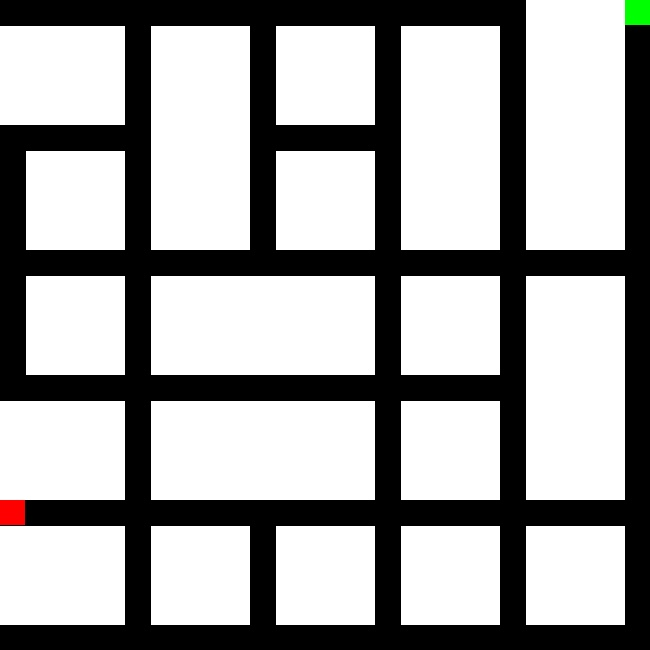
#> input picture eyantra/CS_Task2_Experiments/test_images/test_image4.jpg, 650 x 650 px, found by its file name
$ python 'final (copy).py'   (Python 2 division)   (older library calls are emulated)
#> lines starting #> are read from the running program, lines starting #| are printed output that depends on the picture; after the words box and inside, x2 and y2 are one past the last pixel; in counts of white or black regions, pixels touching at a corner belong together
# -*- coding: cp1252 -*-
import numpy as np
import cv2

#####################################################################
## Experiment 1
#####################################################################

def divide_into_roi(img,direction,n):
    	'''
    	* Function Name: divide_into_roi
    	* Input: img -- First test image (test_image1)
             direction -- 0=horizontal and 1=vertical
             n -- number of ROIs (1, 2, 3 or 4)
    	* Output: roi - a list containing the ROIs that the image has been split into
    	* Example Call: divide_into_roi(img,0,2) >>> roi = [roi1, roi2]
    	'''
    	#add your code here
	roi=list();
	h,w,c=img.shape;
	x=0;
	y=0;
	k=0;
	if(direction==0):
		k=(w/n);
		y=k;
		for i in range(0,n):
			ii=img[:,x:y,:]
			roi.append(ii);
			x+=k;
			y+=k;
	else:
		k=(h/n);
		y=k;
		for i in range(0,n):
			ii=img[x:y,:,:];
			roi.append(ii);
			x+=k;
			y+=k;
	return	roi;


#####################################################################
## Experiment 2
#####################################################################

def coins_contours(img):
    	'''
    	* Function Name: coins_contours
    	* Input: img -- First test image (test_image1)
    	* Output: a window named "Image" will pop up showing red contours around the coins
              contours - a list containing the contours around the coins
    	'''
    	#add your code here
	out=img.copy();
	gray=cv2.cvtColor(img,cv2.COLOR_BGR2GRAY)

	gray_blur = cv2.GaussianBlur(img, (15, 15), 0)
	lower=np.array([30,150,180])#bgr
	upper=np.array([150,250,255])

	shapeMask=cv2.inRange(img,lower,upper)
	img_cpy=shapeMask.copy();

	gray_blur = cv2.GaussianBlur(img_cpy, (15, 15), 0)
	thresh = cv2.adaptiveThreshold(gray_blur, 255, cv2.ADAPTIVE_THRESH_GAUSSIAN_C,cv2.THRESH_BINARY_INV, 11, 1)

	cont_img = thresh.copy()


	_,carray, hierarchy = cv2.findContours(cont_img, cv2.RETR_EXTERNAL,cv2.CHAIN_APPROX_NONE)
	contours=list();
	for i in range(0,len(carray)):
		a=cv2.contourArea(carray[i]);
		if(a>1000):
			cv2.drawContours(img, carray, i, (0,0,255), 3)
			contours.append(carray[i]);
			#contours.remove(i);
	#cv2.imshow("image",img);
	#cv2.waitKey(0);
    	return(contours)


#####################################################################
## Experiment 3
#####################################################################

def find_gold_coins(img):
    	'''
    	* Function Name: find_gold_coins
    	* Input: img -- a test image
    	* Output: mines_cont_gc -- a list used to store mines containing gold coins
    	* Example Call: print find_gold_coins(img)

                    [[1,6],[2,7],[4],[5],[8,9,10,15,20]]
    	'''
    	#add your code here
	mp=dict();
	mp[(26,26)]=1;
	mp[(26,151)]=2;
	mp[(26,276)]=3;
	mp[(26,401)]=4;
	mp[(26,526)]=5;
	mp[(151,26)]=6;
	mp[(151,151)]=7;
	mp[(151,276)]=8;
	mp[(151,401)]=9;
	mp[(151,526)]=10;
	mp[(276,26)]=11;
	mp[(276,151)]=12;
	mp[(276,276)]=13;
	mp[(276,401)]=14;
	mp[(276,526)]=15;
	mp[(401,26)]=16;
	mp[(401,151)]=17;
	mp[(401,276)]=18;
	mp[(401,401)]=19;
	mp[(401,526)]=20;
	mp[(526,26)]=21;
	mp[(526,151)]=22;
	mp[(526,276)]=23;
	mp[(526,401)]=24;
	mp[(526,526)]=25;

	mp1=list();
	for x,y in mp.keys():
		mp1.append((x,y));

	roi=list();
	maping=dict();
	maping_roi=dict();
	coins=dict();
	area=dict();

	img0=img.copy();

	gray=cv2.cvtColor(img,cv2.COLOR_BGR2GRAY)

	egde=cv2.Canny(gray,650,650);
	_,contours, hierarchy = cv2.findContours(gray, cv2.RETR_TREE,cv2.CHAIN_APPROX_NONE)

	k=0;
	img1=img.copy();
	res=img.copy()
	for i in range(0,len(contours)):
		a=cv2.contourArea(contours[i]);

		if(a<1000):
			continue;
		x,y,width,height=cv2.boundingRect(contours[i])
		roi_t=img[0:650,0:650,:]
		mask = np.zeros(img.shape[:3], dtype="uint8") * 255
		mask=cv2.drawContours(mask,contours, i,(255,255,255), -1)
		mask_inv=cv2.bitwise_and(mask,img);#imp

		arr=list();
		for a,b in mp1:
			if(a>=x and a<=x+width and b>=y and b<=y+height):
				bl,gr,rd=mask_inv[b,a]
				if(bl>0 and gr>0 and rd>0):
					arr.append(mp[(b,a)])

		arr.sort();
		maping_roi[k]=contours[i];
		maping[k]=arr;
		roi.append(mask_inv)
		area[k]=a;
		k+=1;


	for i in range(0,len(roi)):
		gray_roi=cv2.cvtColor(roi[i],cv2.COLOR_BGR2GRAY)
		gray_blur = cv2.GaussianBlur(gray_roi, (15, 15), 0)

		thresh = cv2.adaptiveThreshold(gray_blur, 255, cv2.ADAPTIVE_THRESH_GAUSSIAN_C,cv2.THRESH_BINARY_INV, 11, 1)
		#for coins
		cont_img = thresh.copy()
		lower=np.array([30,150,180])#bgr
		upper=np.array([150,250,255])


		shapeMask=cv2.inRange(roi[i],lower,upper)
		_,contours_in_roi_gold, hierarchy = cv2.findContours(shapeMask.copy(), cv2.RETR_TREE,cv2.CHAIN_APPROX_NONE)

		coins[i]=0;

		for ii in range(0,len(contours_in_roi_gold)):
			aa=cv2.contourArea(contours_in_roi_gold[ii])

			if(aa>400 and aa<4000):
				if(aa>400 and aa<2000):
					coins[i]+=1;
				if(aa>=2000 and aa<=3500):
					coins[i]+=2;
			else:
				continue;

	mines_cont_gc=list();
	for i in range(0,len(roi)):
		if(coins[i]>=1):
			if(len(maping[i])>0):
				mines_cont_gc.append(maping[i]);

	mines_cont_gc.sort();
	return mines_cont_gc;

def find_bombs(img):
    	'''
    	* Function Name: find_bombs
    	* Input: img -- a test image
    	* Output: mines_cont_bombs -- a list used to store mines containing bombs
    	* Example Call: print find_bombs(img)

                    [[1,6],[11,12,16,],[18],[25]]
    	'''
    	#add your code here
	mp=dict();
	mp[(26,26)]=1;
	mp[(26,151)]=2;
	mp[(26,276)]=3;
	mp[(26,401)]=4;
	mp[(26,526)]=5;
	mp[(151,26)]=6;
	mp[(151,151)]=7;
	mp[(151,276)]=8;
	mp[(151,401)]=9;
	mp[(151,526)]=10;
	mp[(276,26)]=11;
	mp[(276,151)]=12;
	mp[(276,276)]=13;
	mp[(276,401)]=14;
	mp[(276,526)]=15;
	mp[(401,26)]=16;
	mp[(401,151)]=17;
	mp[(401,276)]=18;
	mp[(401,401)]=19;
	mp[(401,526)]=20;
	mp[(526,26)]=21;
	mp[(526,151)]=22;
	mp[(526,276)]=23;
	mp[(526,401)]=24;
	mp[(526,526)]=25;

	mp1=list();
	for x,y in mp.keys():
		mp1.append((x,y));

	roi=list();
	maping=dict();
	maping_roi=dict();
	coins=dict();
	area=dict();
	bombs=dict();
	img0=img.copy();

	gray=cv2.cvtColor(img,cv2.COLOR_BGR2GRAY)

	egde=cv2.Canny(gray,650,650);
	_,contours, hierarchy = cv2.findContours(gray, cv2.RETR_TREE,cv2.CHAIN_APPROX_NONE)

	k=0;
	img1=img.copy();
	res=img.copy()
	for i in range(0,len(contours)):
		a=cv2.contourArea(contours[i]);

		if(a<1000):
			continue;
		x,y,width,height=cv2.boundingRect(contours[i])
		roi_t=img[0:650,0:650,:]
		mask = np.zeros(img.shape[:3], dtype="uint8") * 255
		mask=cv2.drawContours(mask,contours, i,(255,255,255), -1)

		mask_inv=cv2.bitwise_and(mask,img);#imp


		arr=list();
		for a,b in mp1:
			if(a>=x and a<=x+width and b>=y and b<=y+height):
				bl,gr,rd=mask_inv[b,a]
				if(bl>0 and gr>0 and rd>0):
					arr.append(mp[(b,a)])

		arr.sort();
		maping_roi[k]=contours[i];
		maping[k]=arr;
		roi.append(mask_inv)
		area[k]=a;
		k+=1;

	for i in range(0,len(roi)):
		gray_roi=cv2.cvtColor(roi[i],cv2.COLOR_BGR2GRAY)
		gray_blur = cv2.GaussianBlur(gray_roi, (15, 15), 0)

		thresh = cv2.adaptiveThreshold(gray_blur, 255, cv2.ADAPTIVE_THRESH_GAUSSIAN_C,cv2.THRESH_BINARY_INV, 11, 1)
		#for bombs
		lower=np.array([0,50,200]);
		upper=np.array([70,100,255]);

		shapeMask=cv2.inRange(roi[i],lower,upper)
		_,contours_in_roi_bomb, hierarchy = cv2.findContours(shapeMask.copy(), cv2.RETR_TREE,cv2.CHAIN_APPROX_NONE)
		bombs[i]=False;
		if(len(contours_in_roi_bomb)>0):
			bombs[i]=True;


	mines_cont_bombs=list();
	for i in range(0,len(roi)):
		if(bombs[i]==1):
			if(len(maping[i])>0):
				mines_cont_bombs.append(maping[i]);

	mines_cont_bombs.sort();
	return mines_cont_bombs;


def find_max_gold_coins(img):
    	'''
    	* Function Name: find_max_gold_coins
    	* Input: img -- a test image
    	* Output: mines_cont_max_gold_coins -- a list used to store mine/s containing
              maximum number of gold coins and "NO BOMBS"
    	* Example Call: print find_max_gold_coins(img)

                    [[2 ,7],[4],[13]]
    	'''
    	#add your code here
	mp=dict();
	mp[(26,26)]=1;
	mp[(26,151)]=2;
	mp[(26,276)]=3;
	mp[(26,401)]=4;
	mp[(26,526)]=5;
	mp[(151,26)]=6;
	mp[(151,151)]=7;
	mp[(151,276)]=8;
	mp[(151,401)]=9;
	mp[(151,526)]=10;
	mp[(276,26)]=11;
	mp[(276,151)]=12;
	mp[(276,276)]=13;
	mp[(276,401)]=14;
	mp[(276,526)]=15;
	mp[(401,26)]=16;
	mp[(401,151)]=17;
	mp[(401,276)]=18;
	mp[(401,401)]=19;
	mp[(401,526)]=20;
	mp[(526,26)]=21;
	mp[(526,151)]=22;
	mp[(526,276)]=23;
	mp[(526,401)]=24;
	mp[(526,526)]=25;

	mp1=list();
	for x,y in mp.keys():
		mp1.append((x,y));

	roi=list();
	maping=dict();
	maping_roi=dict();
	coins=dict();
	area=dict();
	bombs=dict();
	nobombs=dict();

	img0=img.copy();

	gray=cv2.cvtColor(img,cv2.COLOR_BGR2GRAY)

	egde=cv2.Canny(gray,650,650);
	_,contours, hierarchy = cv2.findContours(gray, cv2.RETR_TREE,cv2.CHAIN_APPROX_NONE)

	k=0;
	img1=img.copy();
	res=img.copy()
	for i in range(0,len(contours)):
		a=cv2.contourArea(contours[i]);

		if(a<1000):
			continue;
		x,y,width,height=cv2.boundingRect(contours[i])
		roi_t=img[0:650,0:650,:]
		mask = np.zeros(img.shape[:3], dtype="uint8") * 255
		mask=cv2.drawContours(mask,contours, i,(255,255,255), -1)

		mask_inv=cv2.bitwise_and(mask,img);#imp


		arr=list();
		for a,b in mp1:
			if(a>=x and a<=x+width and b>=y and b<=y+height):
				bl,gr,rd=mask_inv[b,a]
				if(bl>0 and gr>0 and rd>0):
					arr.append(mp[(b,a)])

		arr.sort();
		maping_roi[k]=contours[i];
		maping[k]=arr;
		roi.append(mask_inv)
		area[k]=a;
		k+=1;

	for i in range(0,len(roi)):
		gray_roi=cv2.cvtColor(roi[i],cv2.COLOR_BGR2GRAY)
		gray_blur = cv2.GaussianBlur(gray_roi, (15, 15), 0)

		thresh = cv2.adaptiveThreshold(gray_blur, 255, cv2.ADAPTIVE_THRESH_GAUSSIAN_C,cv2.THRESH_BINARY_INV, 11, 1)

		#for coins
		cont_img = thresh.copy()
		lower=np.array([30,150,180])#bgr
		upper=np.array([150,250,255])


		shapeMask=cv2.inRange(roi[i],lower,upper)
		_,contours_in_roi_gold, hierarchy = cv2.findContours(shapeMask.copy(), cv2.RETR_TREE,cv2.CHAIN_APPROX_NONE)

		coins[i]=0;
		for ii in range(0,len(contours_in_roi_gold)):
			aa=cv2.contourArea(contours_in_roi_gold[ii])

			if(aa>400 and aa<6000):

				if(aa>400 and aa<2000):
					coins[i]+=1;

				if(aa>=2000 and aa<6000):
					coins[i]+=2;

			else:
				continue;


		#for bombs
		lower=np.array([0,50,200]);
		upper=np.array([70,100,255]);

		shapeMask=cv2.inRange(roi[i],lower,upper)
		_,contours_in_roi_bomb, hierarchy = cv2.findContours(shapeMask.copy(), cv2.RETR_TREE,cv2.CHAIN_APPROX_NONE)
		bombs[i]=False;
		if(len(contours_in_roi_bomb)>0):
			bombs[i]=True;


		coinsnobomb=0;

	for i in range(0,len(roi)):
		if(bombs[i]==0):
			if(coinsnobomb<coins[i]):
				coinsnobomb=coins[i];

	mines_cont_max_gold_coins=list();
	for i in range(0,len(roi)):
		if(bombs[i]==0 and coinsnobomb==coins[i]):
			if(len(maping[i])>0):
				mines_cont_max_gold_coins.append(maping[i]);

	mines_cont_max_gold_coins.sort();
	return mines_cont_max_gold_coins;

#####################################################################
## Main Function
#####################################################################
if __name__ == "__main__":

## Experiment 1
    img = cv2.imread('test_images/test_image4.jpg')
#> img is the input picture: shape (650, 650, 3); mean B, G, R 163.4, 163.8, 163.8
    print "Experiment 1 Output:"
    img_roi=divide_into_roi(img,1,2)
#> the loop in divide_into_roi, `for i in range(0,n):` made 2 passes
#> pass 1, in divide_into_roi, `ii=img[x:y,:,:];`:
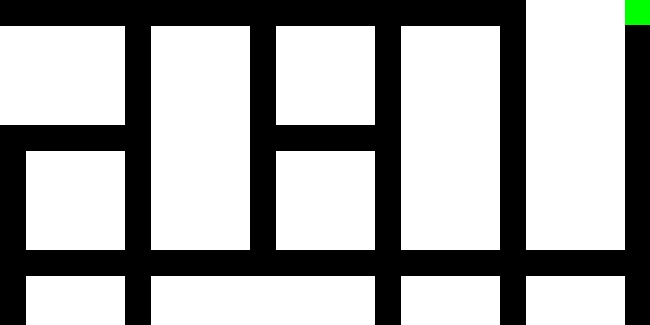
#> ii: shape (325, 650, 3); mean B, G, R 164.7, 165.4, 164.7
#> pass 2, in divide_into_roi, `ii=img[x:y,:,:];`:
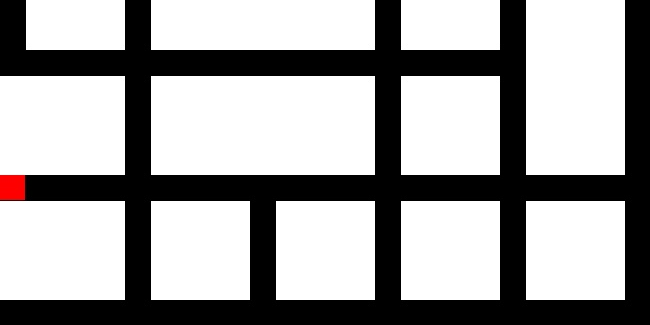
#> ii: shape (325, 650, 3); mean B, G, R 162.2, 162.2, 162.9
#> after the loop in divide_into_roi, `for i in range(0,n):`: roi = 2 items; x = 650; y = 975
#> img_roi = 2 items
    cv2.imshow('img_roi[0]',img_roi[0])
    #cv2.waitKey(0);
    cv2.imshow('img_roi[1]',img_roi[1])
    #cv2.waitKey(0);
    print

## Experiment 2
    img = cv2.imread('test_images/test_image4.jpg')
    print "Experiment 2 Output:"
    contours = coins_contours(img)
#> in coins_contours, `gray_blur = cv2.GaussianBlur(img, (15, 15), 0)`:
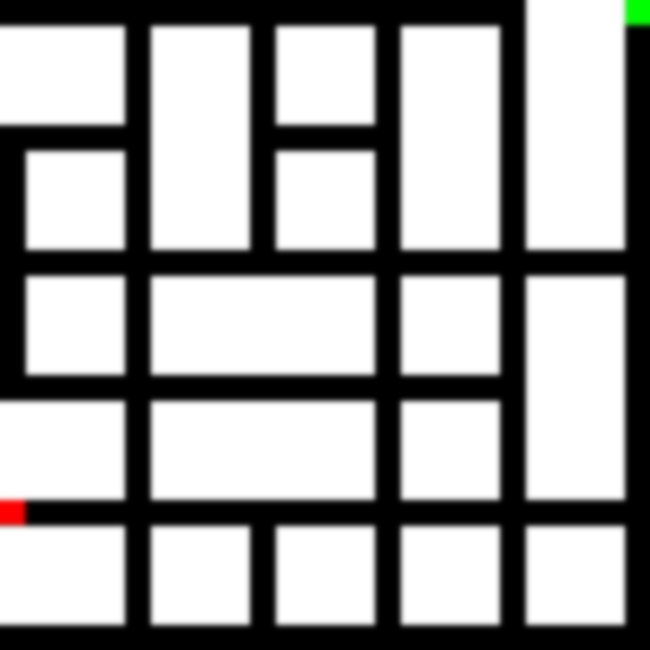
#> gray_blur: shape (650, 650, 3); mean B, G, R 163.4, 163.8, 163.8
#> in coins_contours, `_,carray, hierarchy = cv2.findContours(cont_img, cv2.RETR_EXTERNAL,cv2..`: carray = []
#> contours = []
    print len(contours)
#| 0
    print

## Experiment 3
    img = cv2.imread('test_images/test_image4.jpg')
    print "Experiment 3 Output:"

    #checking output for single image
    mines_cont_gc = find_gold_coins(img)
#> in find_gold_coins, `egde=cv2.Canny(gray,650,650);`:
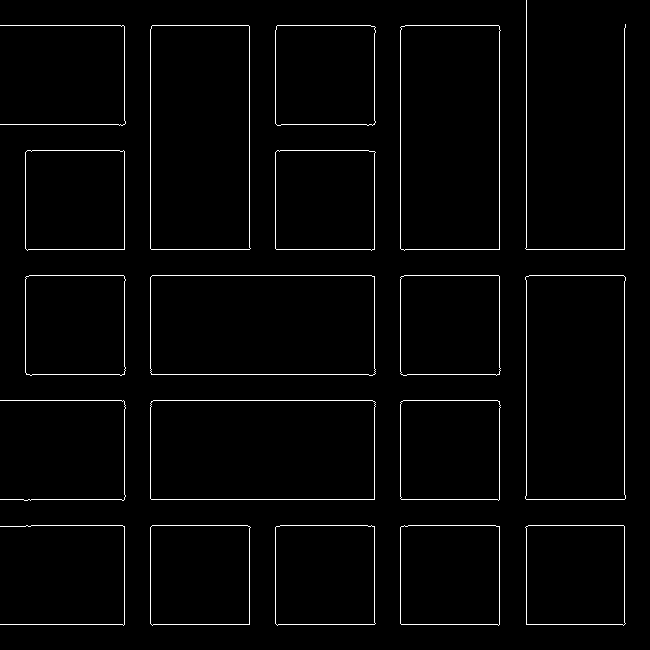
#> egde: shape (650, 650); 2.1% white in thin lines or dots
#> in find_gold_coins, `_,contours, hierarchy = cv2.findContours(gray, cv2.RETR_TREE,cv2.CHAIN..`: contours = 262 contours, 243 with area under 20; largest, box (x1, y1, x2, y2) and area: (0, 400, 128, 632) 25160, (525, 0, 650, 250) 25098, (524, 274, 632, 502) 22297, (144, 400, 376, 502) 21876, (144, 274, 376, 376) 21876
#> the loop in find_gold_coins, `for i in range(0,len(contours)):` made 262 passes
#> after the loop in find_gold_coins, `for i in range(0,len(contours)):`:
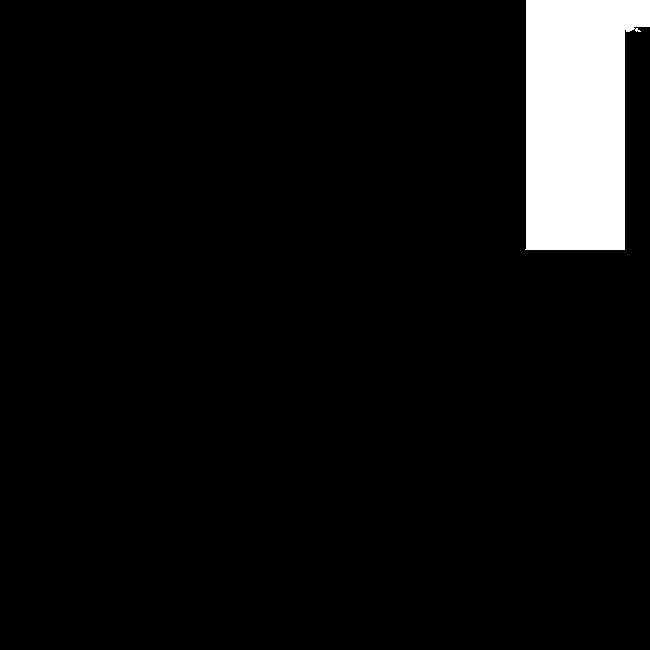
#> mask: shape (650, 650, 3); 6% white; 1 white region, box (x1, y1, x2, y2) and area: (525, 0, 650, 250) 25478
#> after the loop in find_gold_coins, `for i in range(0,len(contours)):`: area = 18 items; k = 18; maping = 18 items
#> the loop in find_gold_coins, `for i in range(0,len(roi)):` made 18 passes
#> pass 1, in find_gold_coins, `thresh = cv2.adaptiveThreshold(gray_blur, 255, cv2.ADAPTIVE_THRESH_GAU..`:
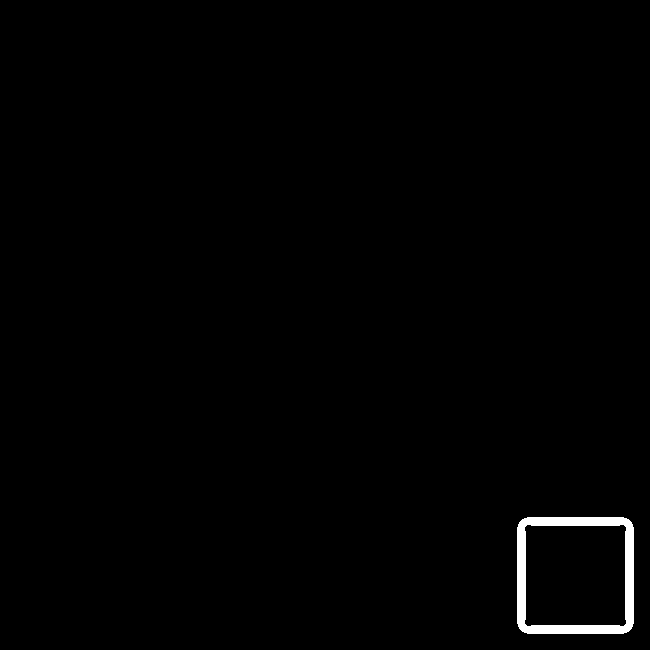
#> thresh: shape (650, 650); 0.88% white; 1 white region
#> after the loop in find_gold_coins, `for i in range(0,len(roi)):`: mines_cont_gc = []
#> mines_cont_gc = []
    print "Mines containing gold coins"
    print mines_cont_gc
    print

    mines_cont_bombs = find_bombs(img)
#> the loop in find_bombs, `for i in range(0,len(contours)):` made 262 passes
#> after the loop in find_bombs, `for i in range(0,len(contours)):`: area = 18 items; k = 18; maping = 18 items
#> the loop in find_bombs, `for i in range(0,len(roi)):` made 18 passes
#> after the loop in find_bombs, `for i in range(0,len(roi)):`: mines_cont_bombs = []
#> mines_cont_bombs = []
    print "Mines containing bombs"
    print mines_cont_bombs
    print

    mines_cont_max_gold_coins = find_max_gold_coins(img)
#> the loop in find_max_gold_coins, `for i in range(0,len(contours)):` made 262 passes
#> after the loop in find_max_gold_coins, `for i in range(0,len(contours)):`: area = 18 items; k = 18; maping = 18 items
#> the loop in find_max_gold_coins, `for i in range(0,len(roi)):` made 18 passes
#> pass 3, in find_max_gold_coins, `thresh = cv2.adaptiveThreshold(gray_blur, 255, cv2.ADAPTIVE_THRESH_GAU..`:
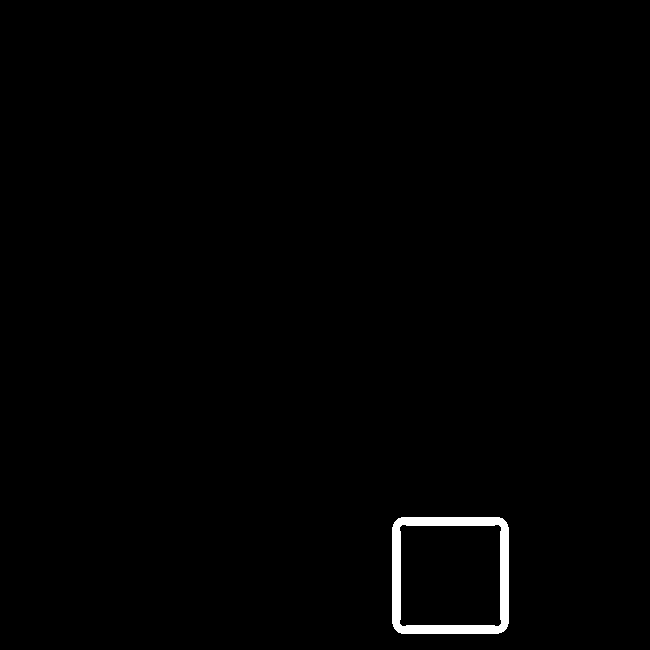
#> thresh: shape (650, 650); 0.88% white; 1 white region, box (x1, y1, x2, y2) and area: (392, 517, 509, 634) 3718
#> after the loop in find_max_gold_coins, `for i in range(0,len(roi)):`: coinsnobomb = 0
#> after the loop in find_max_gold_coins, `for i in range(0,len(roi)):`: mines_cont_max_gold_coins = [[25], [22], [24], [23], [19], [17, 18], [16, 21], [15, 20], [14], [12, 13], [11], [8], [6], [4, 9], [3], [2, 7], [1], [5, 10]]
#> mines_cont_max_gold_coins = [[1], [2, 7], [3], [4, 9], [5, 10], [6], [8], [11], [12, 13], [14], [15, 20], [16, 21], [17, 18], [19], [22], [23], [24], [25]]
    print "Mine/s containing maximum number of gold coins and NO BOMB"
    print mines_cont_max_gold_coins
#| [[1], [2, 7], [3], [4, 9], [5, 10], [6], [8], [11], [12, 13], [14], [15, 20], [16, 21], [17, 18], [19], [22], [23], [24], [25]]
    print
